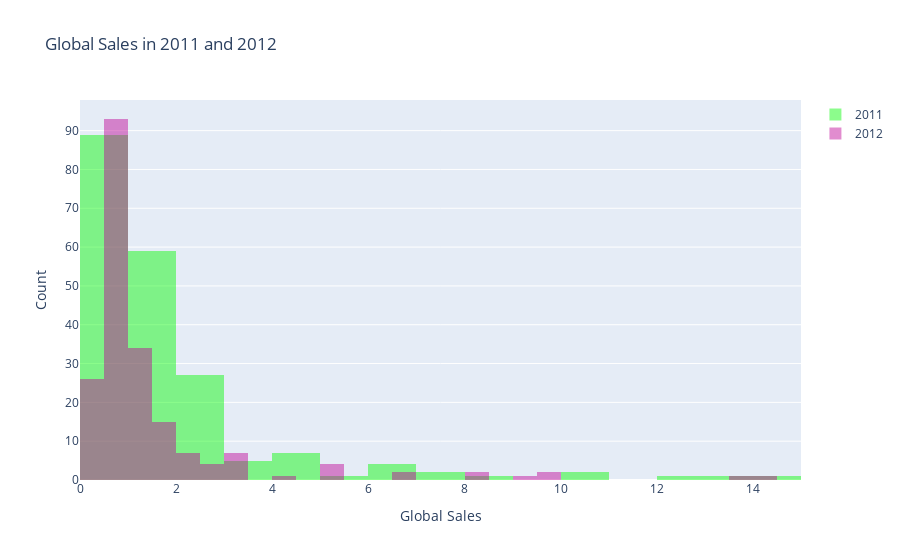

Notebook code cell kept with this figure:
### Markdown cell above
Histogram

### Code cell
# prepare data
x2011 = vgsales[vgsales.Year == 2011].iloc[:200,:]
x2012 = vgsales[vgsales.Year == 2012].iloc[:200,:]
x2011=x2011.Global_Sales
x2012=x2012.Global_Sales

trace1 = go.Histogram(
    x=x2011,
    opacity=0.75,
    name = "2011",
    marker=dict(color='rgba(0, 250, 0, 0.6)'))
trace2 = go.Histogram(
    x=x2012,
    opacity=0.75,
    name = "2012",
    marker=dict(color='rgba(190, 0, 150, 0.6)'))

data = [trace1, trace2]
layout = go.Layout(barmode='overlay',
                   title=' Global Sales in 2011 and 2012',
                   xaxis=dict(title='Global Sales'),
                   yaxis=dict( title='Count'),
)
fig = go.Figure(data=data, layout=layout)
iplot(fig)

### Figure 1 — Plotly figure (JSON) as saved in the notebook; plotly's stock layout.template omitted (floating-point values rounded to 4 significant figures; data arrays with more than 128 entries replaced by an {"elided": "..."} marker saying what was removed)
{"data": [{"marker": {"color": "rgba(0, 250, 0, 0.6)"}, "name": "2011", "opacity": 0.75, "type": "histogram", "x": {"elided": "200 float values"}}, {"marker": {"color": "rgba(190, 0, 150, 0.6)"}, "name": "2012", "opacity": 0.75, "type": "histogram", "x": {"elided": "200 float values"}}], "layout": {"barmode": "overlay", "title": {"text": " Global Sales in 2011 and 2012"}, "xaxis": {"title": {"text": "Global Sales"}}, "yaxis": {"title": {"text": "Count"}}}}
